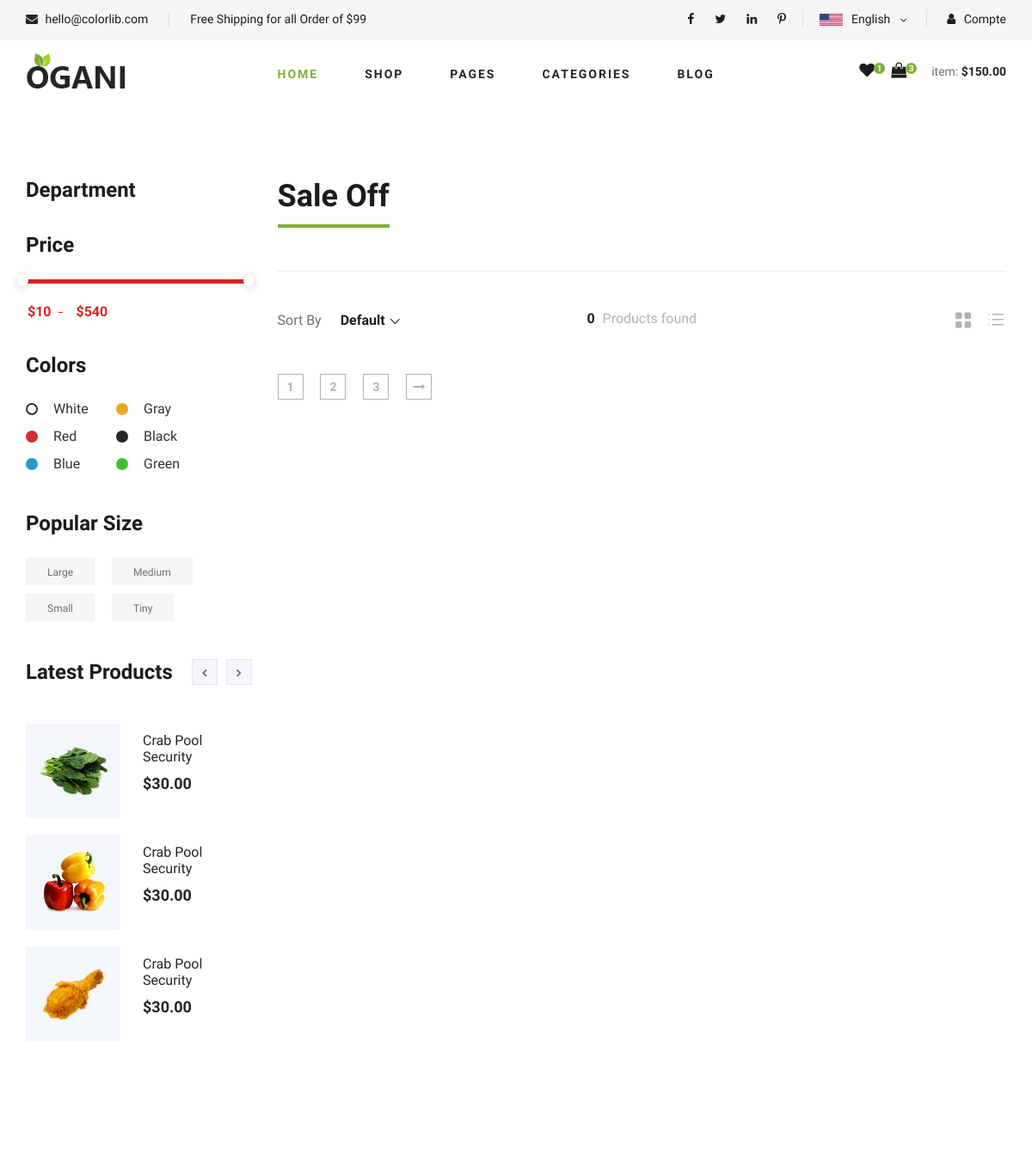
/products/ (upper part), run on an earlier commit of the app's database.
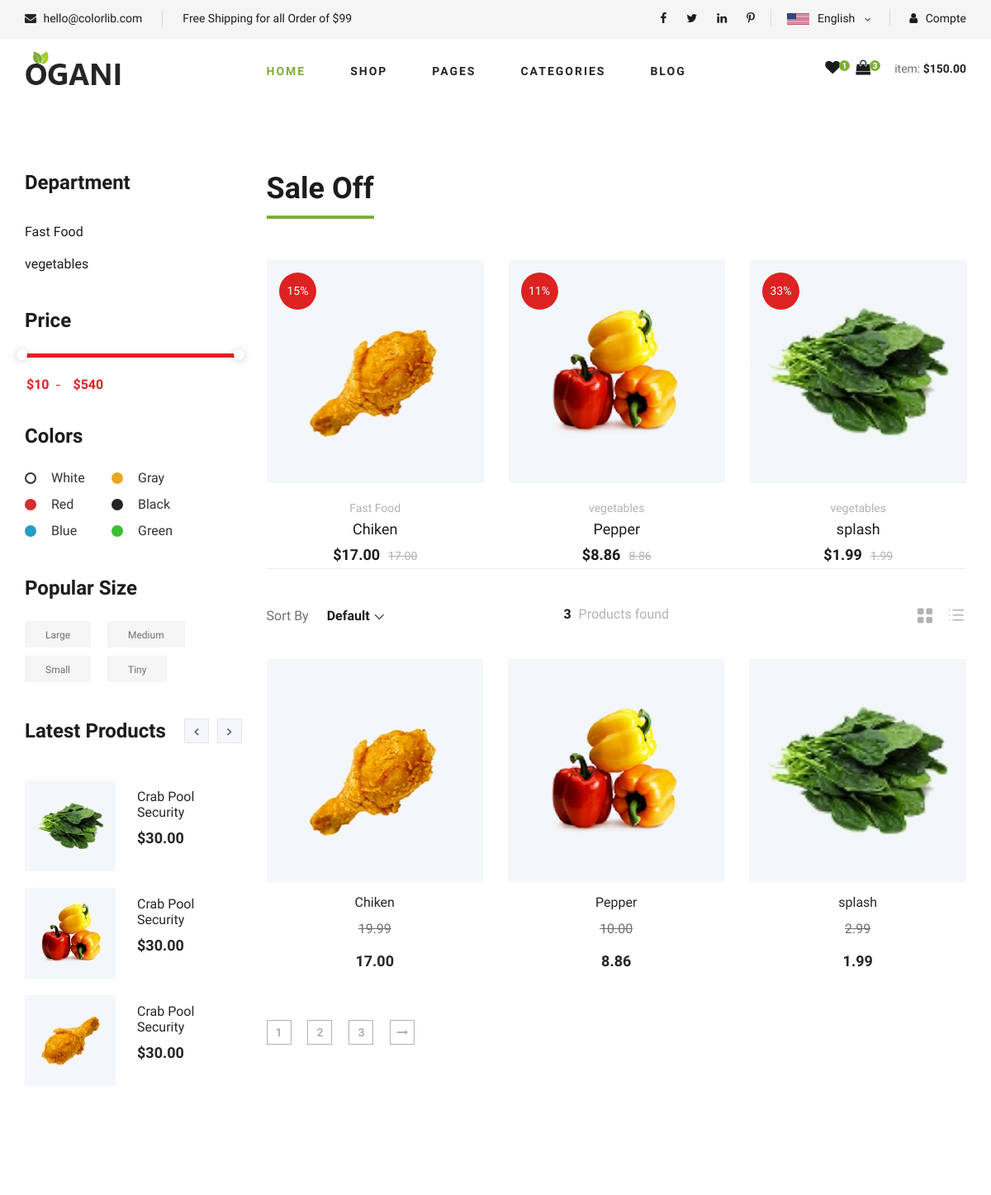
And on a later commit of the database.
### core/models.py (models this page shows, shortened)
class Category(models.Model):
    cid = ShortUUIDField(
        unique=True, length=10, max_length=20, prefix="cat", alphabet="abcdefgk"
    )
    title = models.CharField(max_length=100, default="Food")
    image = models.ImageField(upload_to="category", default="category.jpg")
    class Meta:
        verbose_name_plural = "categories"
    def __str__(self):
        return str(self.title)

class Product(models.Model):
    pid = ShortUUIDField(unique=True, length=10, max_length=20, alphabet="qbcdefgk")
    user = models.ForeignKey(User, on_delete=models.SET_NULL, null=True)
    category = models.ForeignKey(
        Category, on_delete=models.SET_NULL, null=True, related_name="category"
    )
    vendor = models.ForeignKey(
        Vendor, on_delete=models.SET_NULL, null=True, related_name="vendor"
    )
    title = models.CharField(max_length=100, default="Fresh Pear")
    image = models.ImageField(upload_to=user_directory_path, default="product.jpg")
    description = models.TextField(null=True, blank=True, default="This is the product")
    price = models.DecimalField(max_digits=10, decimal_places=2, default="1.99")
    old_price = models.DecimalField(max_digits=10, decimal_places=2, default="2.99")
    specification = models.TextField(null=True, blank=True, default="")
    type = models.CharField(max_length=100, default="Organic", null=True, blank=True)
    stock_count = models.CharField(
        max_length=100, default="8 items", null=True, blank=True
    )
    life = models.CharField(max_length=100, default="100 days", null=True, blank=True)
    mfd = models.DateTimeField(auto_now_add=False, null=True, blank=True)
    tags = TaggableManager(blank=True)
    product_status = models.CharField(
        choices=STATUS, max_length=10, default="in_review"
    )
    status = models.BooleanField(default=True)
    in_stock = models.BooleanField(default=True)
    featured = models.BooleanField(default=False)
    digital = models.BooleanField(default=False)
    sku = ShortUUIDField(
        unique=True, length=4, max_length=10, prefix="sku", alphabet="1234567890"
    )
    date = models.DateTimeField(auto_now_add=True)
    updated = models.DecimalField(
        max_digits=10, decimal_places=2, null=True, blank=True
    )
    class Meta:
        verbose_name_plural = "products"
    def get_percentage(self):
        new_price = ((self.old_price - self.price) / self.old_price) * 100
        return new_price

### core/views.py (the view)
# urls.py: path("products/", views.product_list_view, name="product-list"),
def product_list_view(request):
    products = Product.objects.filter(product_status="published")
    latest_products = Product.objects.filter(
        featured=True, product_status="published"
    ).order_by("-id")[:6]
    category = Category.objects.all()
    context = {
        "products": products,
        "latest_products": latest_products,
        "categories": category,
    }
    return render(request, "core/product-list.html", context)

### core/context_processer.py (called while the page is built)
def default(request):
    categories = Category.objects.all()
    return {"categories": categories}

### templates/core/product-list.html (shortened to what the changed rows need)
{% extends 'partials/base.html' %}
{% load static%}
{% block content %}
<body>
    <section class="product spad">
        <div class="container">
            <div class="row">
                <div class="col-lg-3 col-md-5">
                    <div class="sidebar">
                        <div class="sidebar__item">
                            <ul>
                            {%for c in categories%}
                                <li><a href="{%url 'core:category-product-list' c.cid %}">{{c.title}}</a></li>
                            {%endfor%}
                            </ul>
                        </div>
                    </div>
                </div>
                <div class="col-lg-9 col-md-7">
    <div class="product__discount">
        <div class="section-title product__discount__title">
            <h2>Sale Off</h2>
        </div>
        <div class="row">
            <div class="product__discount__slider owl-carousel">
                {% for product in products %}
                <div class="col-lg-4">
                    <div class="product__discount__item">
                        <div class="product__discount__item__pic set-bg" data-setbg="{{ product.image.url }}">
                            <div class="product__discount__percent">{{ product.get_percentage|floatformat:0 }}%</div>
                        </div>
                        <div class="product__discount__item__text">
                            <span>{{product.category}}</span>
                            <h5><a href="{% url 'core:product-detail' product.pid %}">{{product.title}}</a></h5>
                            <div class="product__item__price">${{ product.price }}<span>{{product.price}}</span></div>
                        </div>
                    </div>
                </div>
                {% endfor %}
            </div>
        </div>
                    <div class="filter__item">
                        <div class="row">
                            <div class="col-lg-4 col-md-4">
                                <div class="filter__found">
                                    <h6><span>{{products.count}}</span> Products found</h6>
                                </div>
                            </div>
                        </div>
                    </div>
                    <div class="row">
                    {%for p in products%}
                        <div class="col-lg-4 col-md-6 col-sm-6">
                            <div class="product__item">
                                <div class="product__item__pic set-bg" data-setbg="{{p.image.url}}">
                                </div>
                                <div class="product__item__text">
                                    <h6><a href="{%url 'core:product-detail' p.pid%}">{{p.title}}</a></h6>
                                    <p><del>{{p.old_price}}</del></p>
                                    <h5>{{p.price}}</h5>
                                </div>
                            </div>
                        </div>
                    {%endfor%}
                    </div>
                </div>
            </div>
        </div>
    </section>
</body>
{%endblock content %}

What changed in the data, as far as the page shows it:
added Category: title "Fast Food"
added Category: title "vegetables"
added Product: shows a picture, get_percentage "15", category "Fast Food", title "Chiken", price "17.00", old_price "19.99"
added Product: shows a picture, get_percentage "11", category "vegetables", title "Pepper", price "8.86", old_price "10.00"
added Product: shows a picture, get_percentage "33", category "vegetables", title "splash", price "1.99", old_price "2.99"
Also different on the page:
{{ products.count }}: "0" → "3"
